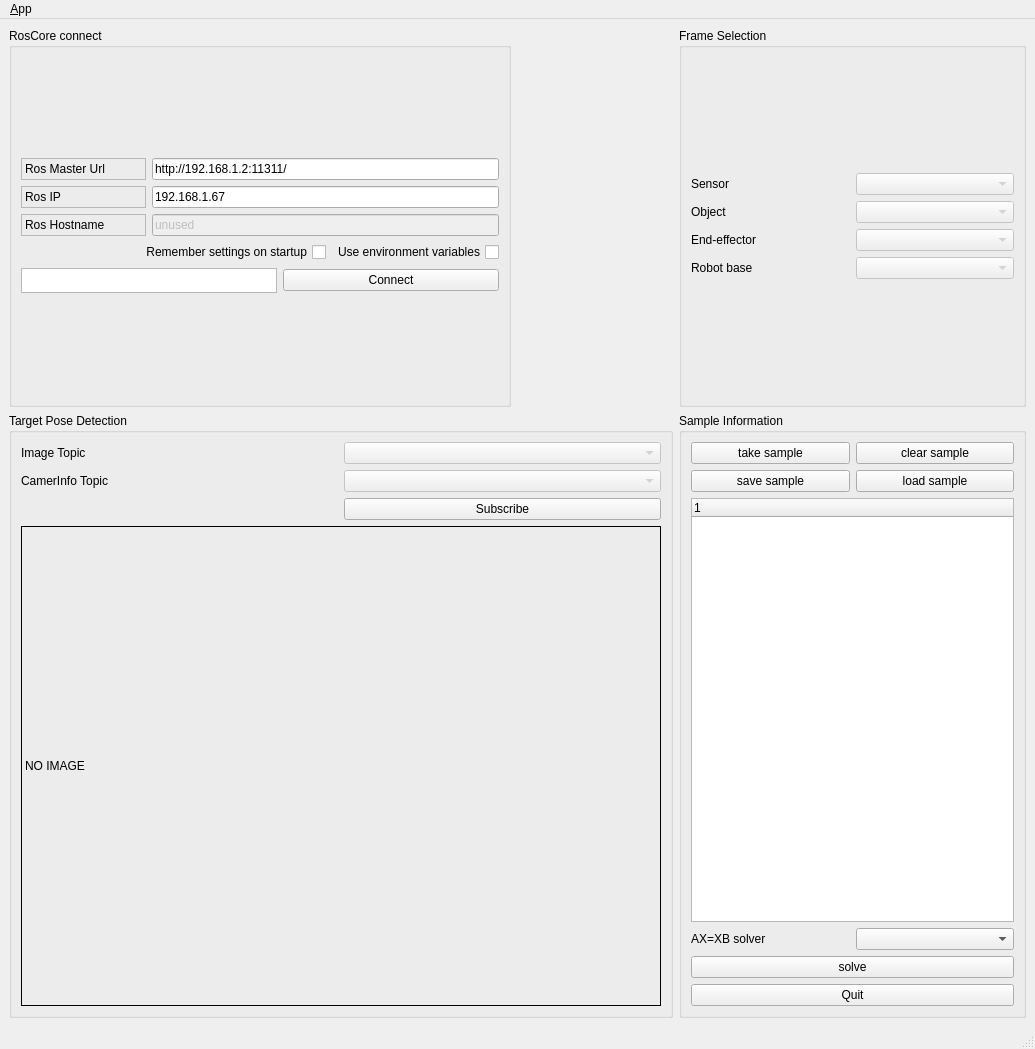
<?xml version="1.0" encoding="UTF-8"?>
<ui version="4.0">
 <class>MainWindowDesign</class>
 <widget class="QMainWindow" name="MainWindowDesign">
  <property name="geometry">
   <rect>
    <x>0</x>
    <y>0</y>
    <width>1035</width>
    <height>1049</height>
   </rect>
  </property>
  <property name="windowTitle">
   <string>QRosApp</string>
  </property>
  <property name="windowIcon">
   <iconset resource="../resources/images.qrc">
    <normaloff>:/images/icon.png</normaloff>:/images/icon.png</iconset>
  </property>
  <property name="locale">
   <locale language="English" country="Australia"/>
  </property>
  <widget class="QWidget" name="centralwidget">
   <layout class="QFormLayout" name="formLayout_2">
    <item row="0" column="0">
     <widget class="QGroupBox" name="groupBox">
      <property name="title">
       <string>RosCore connect</string>
      </property>
      <layout class="QGridLayout" name="gridLayout_6">
       <item row="0" column="0">
        <layout class="QGridLayout" name="gridLayout_4">
         <item row="0" column="0">
          <widget class="QLabel" name="label">
           <property name="frameShape">
            <enum>QFrame::StyledPanel</enum>
           </property>
           <property name="frameShadow">
            <enum>QFrame::Raised</enum>
           </property>
           <property name="text">
            <string>Ros Master Url</string>
           </property>
          </widget>
         </item>
         <item row="0" column="1" colspan="3">
          <widget class="QLineEdit" name="line_edit_master">
           <property name="text">
            <string>http://192.168.1.2:11311/</string>
           </property>
          </widget>
         </item>
         <item row="1" column="0">
          <widget class="QLabel" name="label_2">
           <property name="frameShape">
            <enum>QFrame::StyledPanel</enum>
           </property>
           <property name="frameShadow">
            <enum>QFrame::Raised</enum>
           </property>
           <property name="text">
            <string>Ros IP</string>
           </property>
          </widget>
         </item>
         <item row="1" column="1" colspan="3">
          <widget class="QLineEdit" name="line_edit_host">
           <property name="text">
            <string>192.168.1.67</string>
           </property>
          </widget>
         </item>
         <item row="2" column="0">
          <widget class="QLabel" name="label_3">
           <property name="frameShape">
            <enum>QFrame::StyledPanel</enum>
           </property>
           <property name="frameShadow">
            <enum>QFrame::Raised</enum>
           </property>
           <property name="text">
            <string>Ros Hostname</string>
           </property>
          </widget>
         </item>
         <item row="2" column="1" colspan="3">
          <widget class="QLineEdit" name="line_edit_topic">
           <property name="enabled">
            <bool>false</bool>
           </property>
           <property name="text">
            <string>unused</string>
           </property>
          </widget>
         </item>
         <item row="3" column="0" colspan="3">
          <widget class="QCheckBox" name="checkbox_remember_settings">
           <property name="layoutDirection">
            <enum>Qt::RightToLeft</enum>
           </property>
           <property name="text">
            <string>Remember settings on startup</string>
           </property>
          </widget>
         </item>
         <item row="3" column="3">
          <widget class="QCheckBox" name="checkbox_use_environment">
           <property name="layoutDirection">
            <enum>Qt::RightToLeft</enum>
           </property>
           <property name="text">
            <string>Use environment variables</string>
           </property>
          </widget>
         </item>
         <item row="4" column="0" colspan="2">
          <widget class="QListView" name="view_logging">
           <property name="minimumSize">
            <size>
             <width>0</width>
             <height>0</height>
            </size>
           </property>
           <property name="maximumSize">
            <size>
             <width>10000</width>
             <height>25</height>
            </size>
           </property>
          </widget>
         </item>
         <item row="4" column="2" colspan="2">
          <widget class="QPushButton" name="button_connect">
           <property name="enabled">
            <bool>true</bool>
           </property>
           <property name="sizePolicy">
            <sizepolicy hsizetype="MinimumExpanding" vsizetype="Fixed">
             <horstretch>0</horstretch>
             <verstretch>0</verstretch>
            </sizepolicy>
           </property>
           <property name="toolTip">
            <string>Set the target to the current joint trajectory state.</string>
           </property>
           <property name="statusTip">
            <string>Clear all waypoints and set the target to the current joint trajectory state.</string>
           </property>
           <property name="text">
            <string>Connect</string>
           </property>
          </widget>
         </item>
        </layout>
       </item>
      </layout>
     </widget>
    </item>
    <item row="0" column="1">
     <widget class="QGroupBox" name="groupBox_3">
      <property name="title">
       <string>Frame Selection </string>
      </property>
      <layout class="QGridLayout" name="gridLayout_3">
       <item row="0" column="0">
        <layout class="QGridLayout" name="gridLayout_5">
         <item row="3" column="1">
          <widget class="QComboBox" name="Base_comboBox">
           <property name="enabled">
            <bool>false</bool>
           </property>
          </widget>
         </item>
         <item row="1" column="1">
          <widget class="QComboBox" name="Object_comboBox">
           <property name="enabled">
            <bool>false</bool>
           </property>
          </widget>
         </item>
         <item row="2" column="1">
          <widget class="QComboBox" name="End_effector_comboBox">
           <property name="enabled">
            <bool>false</bool>
           </property>
          </widget>
         </item>
         <item row="1" column="0">
          <widget class="QLabel" name="label_5">
           <property name="text">
            <string>Object</string>
           </property>
          </widget>
         </item>
         <item row="2" column="0">
          <widget class="QLabel" name="label_6">
           <property name="text">
            <string>End-effector</string>
           </property>
          </widget>
         </item>
         <item row="0" column="1">
          <widget class="QComboBox" name="Sensor_comboBox">
           <property name="enabled">
            <bool>false</bool>
           </property>
          </widget>
         </item>
         <item row="3" column="0">
          <widget class="QLabel" name="label_7">
           <property name="text">
            <string>Robot base</string>
           </property>
          </widget>
         </item>
         <item row="0" column="0">
          <widget class="QLabel" name="label_4">
           <property name="text">
            <string>Sensor</string>
           </property>
          </widget>
         </item>
        </layout>
       </item>
      </layout>
     </widget>
    </item>
    <item row="1" column="0">
     <widget class="QGroupBox" name="groupBox_2">
      <property name="title">
       <string>Target Pose Detection</string>
      </property>
      <layout class="QFormLayout" name="formLayout">
       <item row="0" column="0">
        <layout class="QGridLayout" name="gridLayout">
         <item row="0" column="0">
          <widget class="QLabel" name="label_9">
           <property name="text">
            <string>Image Topic</string>
           </property>
          </widget>
         </item>
         <item row="0" column="1">
          <widget class="QComboBox" name="ImageInfo_comboBox">
           <property name="enabled">
            <bool>false</bool>
           </property>
          </widget>
         </item>
         <item row="1" column="0">
          <widget class="QLabel" name="label_10">
           <property name="text">
            <string>CamerInfo Topic</string>
           </property>
          </widget>
         </item>
         <item row="3" column="0" colspan="2">
          <widget class="QLabel" name="label_image_show">
           <property name="minimumSize">
            <size>
             <width>640</width>
             <height>480</height>
            </size>
           </property>
           <property name="maximumSize">
            <size>
             <width>640</width>
             <height>480</height>
            </size>
           </property>
           <property name="styleSheet">
            <string notr="true">border:1px solid black</string>
           </property>
           <property name="text">
            <string>NO IMAGE</string>
           </property>
          </widget>
         </item>
         <item row="2" column="1">
          <widget class="QPushButton" name="pushButton_sub">
           <property name="minimumSize">
            <size>
             <width>200</width>
             <height>2</height>
            </size>
           </property>
           <property name="text">
            <string>Subscribe</string>
           </property>
          </widget>
         </item>
         <item row="1" column="1">
          <widget class="QComboBox" name="CameraInfo_comboBox">
           <property name="enabled">
            <bool>false</bool>
           </property>
          </widget>
         </item>
        </layout>
       </item>
      </layout>
     </widget>
    </item>
    <item row="1" column="1">
     <widget class="QGroupBox" name="groupBox_4">
      <property name="title">
       <string>Sample Information</string>
      </property>
      <layout class="QGridLayout" name="gridLayout_9">
       <item row="1" column="0">
        <layout class="QGridLayout" name="gridLayout_2">
         <item row="1" column="1">
          <widget class="QPushButton" name="pushButton_2">
           <property name="text">
            <string>load sample</string>
           </property>
          </widget>
         </item>
         <item row="0" column="0">
          <widget class="QPushButton" name="Sample_pushButton">
           <property name="text">
            <string>take sample</string>
           </property>
          </widget>
         </item>
         <item row="1" column="0">
          <widget class="QPushButton" name="pushButton">
           <property name="text">
            <string>save sample</string>
           </property>
          </widget>
         </item>
         <item row="0" column="1">
          <widget class="QPushButton" name="clear_pushButton">
           <property name="text">
            <string>clear sample</string>
           </property>
          </widget>
         </item>
         <item row="2" column="0" colspan="2">
          <widget class="QTreeWidget" name="Samples_treeWidget">
           <property name="maximumSize">
            <size>
             <width>500</width>
             <height>16777215</height>
            </size>
           </property>
           <column>
            <property name="text">
             <string notr="true">1</string>
            </property>
           </column>
          </widget>
         </item>
        </layout>
       </item>
       <item row="2" column="0">
        <layout class="QVBoxLayout" name="verticalLayout">
         <item>
          <layout class="QGridLayout" name="gridLayout_7">
           <item row="0" column="0">
            <widget class="QLabel" name="label_8">
             <property name="text">
              <string>AX=XB solver</string>
             </property>
            </widget>
           </item>
           <item row="0" column="1">
            <widget class="QComboBox" name="solver_comboBox"/>
           </item>
          </layout>
         </item>
         <item>
          <widget class="QPushButton" name="solve_pushButton">
           <property name="text">
            <string>solve</string>
           </property>
          </widget>
         </item>
        </layout>
       </item>
       <item row="3" column="0">
        <widget class="QPushButton" name="quit_button">
         <property name="sizePolicy">
          <sizepolicy hsizetype="MinimumExpanding" vsizetype="Fixed">
           <horstretch>0</horstretch>
           <verstretch>0</verstretch>
          </sizepolicy>
         </property>
         <property name="text">
          <string>Quit</string>
         </property>
        </widget>
       </item>
      </layout>
     </widget>
    </item>
   </layout>
  </widget>
  <widget class="QMenuBar" name="menubar">
   <property name="geometry">
    <rect>
     <x>0</x>
     <y>0</y>
     <width>1035</width>
     <height>38</height>
    </rect>
   </property>
   <widget class="QMenu" name="menu_File">
    <property name="title">
     <string>&amp;App</string>
    </property>
    <addaction name="action_Preferences"/>
    <addaction name="separator"/>
    <addaction name="actionAbout"/>
    <addaction name="actionAbout_Qt"/>
    <addaction name="separator"/>
    <addaction name="action_Quit"/>
   </widget>
   <addaction name="menu_File"/>
  </widget>
  <widget class="QStatusBar" name="statusbar"/>
  <action name="action_Quit">
   <property name="text">
    <string>&amp;Quit</string>
   </property>
   <property name="shortcut">
    <string>Ctrl+Q</string>
   </property>
   <property name="shortcutContext">
    <enum>Qt::ApplicationShortcut</enum>
   </property>
  </action>
  <action name="action_Preferences">
   <property name="text">
    <string>&amp;Preferences</string>
   </property>
  </action>
  <action name="actionAbout">
   <property name="text">
    <string>&amp;About</string>
   </property>
  </action>
  <action name="actionAbout_Qt">
   <property name="text">
    <string>About &amp;Qt</string>
   </property>
  </action>
 </widget>
 <tabstops>
  <tabstop>line_edit_master</tabstop>
  <tabstop>line_edit_host</tabstop>
  <tabstop>line_edit_topic</tabstop>
 </tabstops>
 <resources>
  <include location="../resources/images.qrc"/>
 </resources>
 <connections>
  <connection>
   <sender>action_Quit</sender>
   <signal>triggered()</signal>
   <receiver>MainWindowDesign</receiver>
   <slot>close()</slot>
   <hints>
    <hint type="sourcelabel">
     <x>-1</x>
     <y>-1</y>
    </hint>
    <hint type="destinationlabel">
     <x>399</x>
     <y>299</y>
    </hint>
   </hints>
  </connection>
  <connection>
   <sender>quit_button</sender>
   <signal>clicked()</signal>
   <receiver>MainWindowDesign</receiver>
   <slot>close()</slot>
   <hints>
    <hint type="sourcelabel">
     <x>882</x>
     <y>714</y>
    </hint>
    <hint type="destinationlabel">
     <x>469</x>
     <y>299</y>
    </hint>
   </hints>
  </connection>
 </connections>
</ui>
